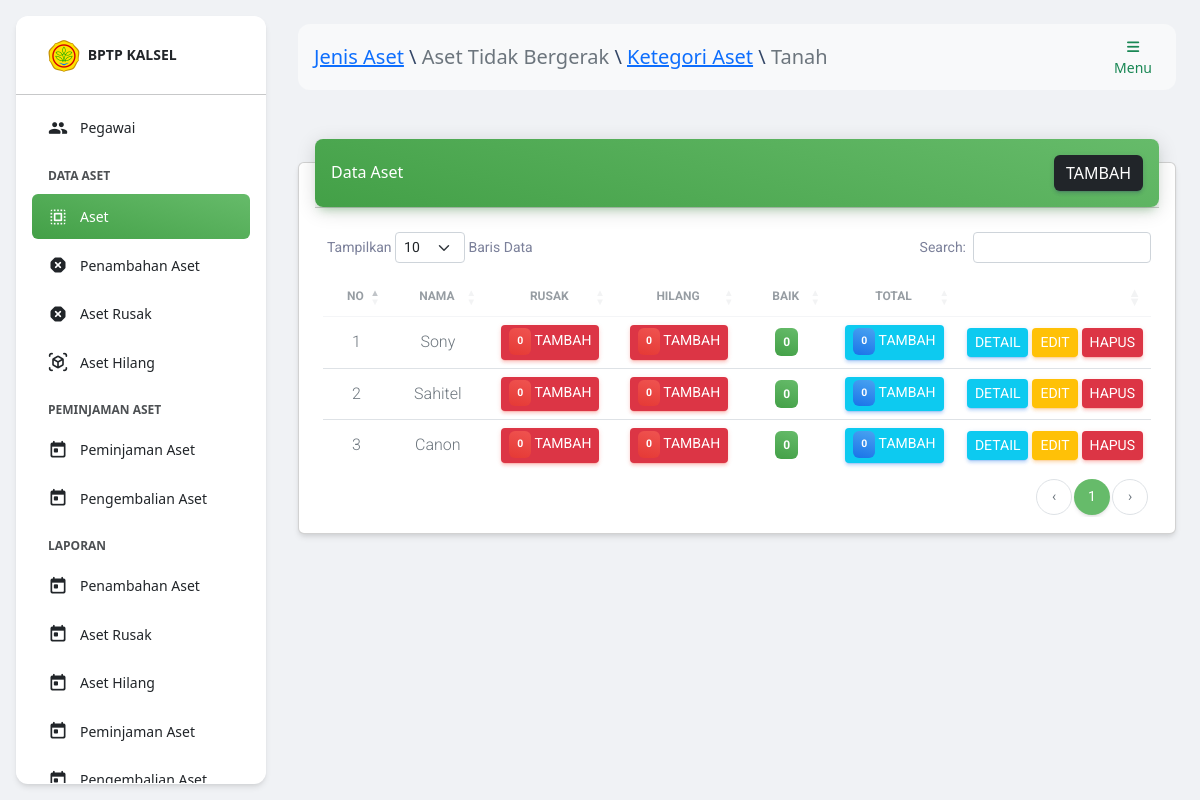
Page /index.php?h=aset&id_jenis_aset=1&id_kategori_aset=1 (signed in) on the committed database.
### tables this page shows
CREATE TABLE `jenis_aset`(
    id BIGINT UNSIGNED AUTO_INCREMENT,
    nama VARCHAR(255),
    PRIMARY KEY(id)
);

CREATE TABLE `kategori_aset`(
    id BIGINT UNSIGNED AUTO_INCREMENT,
    id_jenis_aset BIGINT UNSIGNED,
    nama VARCHAR(255),
    PRIMARY KEY(id),
    FOREIGN KEY (id_jenis_aset) REFERENCES jenis_aset (id) ON DELETE CASCADE
);

CREATE TABLE `aset`(
    id BIGINT UNSIGNED AUTO_INCREMENT,
    id_kategori_aset BIGINT UNSIGNED,
    nama VARCHAR(255),
    lokasi VARCHAR(255),
    jumlah INT UNSIGNED,
    tanggal DATE,
    PRIMARY KEY(id),
    FOREIGN KEY (id_kategori_aset) REFERENCES kategori_aset (id) ON DELETE CASCADE
);

### halaman/aset/index.php (the view)
<div class="container-fluid py-4">
    <div class="row">
        <div class="col-12">
            <div class="card my-4">
                <div class="card-header p-0 position-relative mt-n4 mx-3 z-index-2">
                    <div class="bg-gradient-success shadow-success border-radius-lg p-3 d-flex justify-content-between align-items-center">
                        <h6 class="text-white text-capitalize m-0">Data Aset</h6>
                        <a href="?h=tambah_aset&id_kategori_aset=<?= $_GET['id_kategori_aset']; ?>&id_jenis_aset=<?= $_GET['id_jenis_aset']; ?>" class="btn btn-dark m-0">Tambah</a>
                    </div>
                </div>
                <div class="card-body pb-3">
                    <div class="table-responsive p-0">
                        <table id="datatable" class="table align-items-center mb-0">
                            <thead>
                                <tr>
                                    <th class="text-uppercase text-center text-secondary text-xs font-weight-bolder opacity-7 small-td">No</th>
                                    <th class="text-uppercase text-center text-secondary text-xs font-weight-bolder opacity-7">Nama</th>
                                    <th class="text-uppercase text-center text-secondary text-xs font-weight-bolder opacity-7">Rusak</th>
                                    <th class="text-uppercase text-center text-secondary text-xs font-weight-bolder opacity-7">Hilang</th>
                                    <th class="text-uppercase text-center text-secondary text-xs font-weight-bolder opacity-7">Baik</th>
                                    <th class="text-uppercase text-center text-secondary text-xs font-weight-bolder opacity-7">Total</th>
                                    <th class="text-secondary opacity-7"></th>
                                </tr>
                            </thead>
                            <?php
                            $q = "
                                SELECT
                                    a.*,
                                    (SELECT SUM(jumlah) FROM aset_masuk ar WHERE ar.id_aset=a.id) masuk,
                                    (SELECT SUM(jumlah) FROM aset_rusak ar WHERE ar.id_aset=a.id) rusak,
                                    (SELECT SUM(jumlah) FROM aset_hilang ah WHERE ah.id_aset=a.id) hilang
                                FROM
                                    aset a
                                WHERE
                                    a.id_kategori_aset=" . $_GET['id_kategori_aset'] . "
                            ";
                            $result = $mysqli->query($q);
                            $no = 1;
                            ?>
                            <tbody>
                                <?php while ($row = $result->fetch_assoc()) : ?>
                                    <tr>
                                        <td class="text-center">
                                            <p class="text-secondary mb-0"><?= $no++; ?></p>
                                        </td>
                                        <td class="text-center">
                                            <p class="text-secondary mb-0"><?= $row['nama']; ?></p>
                                        </td>
                                        <td class="text-center">
                                            <a href="?h=tambah_aset_rusak&id=<?= $row['id'] ?>&id_jenis_aset=<?= $_GET['id_jenis_aset'] ?>&id_kategori_aset=<?= $_GET['id_kategori_aset'] ?>" class="btn btn-sm m-0 btn-danger text-white">
                                                <span class="badge badge-sm bg-gradient-danger p-2">
                                                    <?= $row['rusak'] ?? 0; ?>
                                                </span>
                                                Tambah
                                            </a>
                                        </td>
                                        <td class="text-center">
                                            <a href="?h=tambah_aset_hilang&id=<?= $row['id'] ?>&id_jenis_aset=<?= $_GET['id_jenis_aset'] ?>&id_kategori_aset=<?= $_GET['id_kategori_aset'] ?>" class="btn btn-sm m-0 btn-danger text-white">
                                                <span class="badge badge-sm bg-gradient-danger p-2">
                                                    <?= $row['hilang'] ?? 0; ?>
                                                </span>
                                                Tambah
                                            </a>
                                        </td>
                                        <td class="text-center">
                                            <span class="badge badge-sm bg-gradient-success p-2">
                                                <?= $row['jumlah'] + $row['masuk'] - $row['rusak'] - $row['hilang'] ?>
                                            </span>
                                        </td>
                                        <td class="text-center">
                                            <a href="?h=tambah_aset_masuk&id=<?= $row['id'] ?>&id_jenis_aset=<?= $_GET['id_jenis_aset'] ?>&id_kategori_aset=<?= $_GET['id_kategori_aset'] ?>" class="btn btn-sm m-0 btn-info text-white">
                                                <span class="badge badge-sm bg-gradient-info p-2">
                                                    <?= $row['jumlah'] + $row['masuk'] + $row['rusak'] + $row['hilang'] ?>
                                                </span>
                                                Tambah
                                            </a>
                                        </td>
                                        <td class="small-td">
                                            <a href="?h=detail_aset&id=<?= $row['id'] ?>&id_jenis_aset=<?= $_GET['id_jenis_aset'] ?>&id_kategori_aset=<?= $_GET['id_kategori_aset'] ?>" class="btn btn-sm btn-info text-white m-0">Detail</a>
                                            <a href="?h=edit_aset&id=<?= $row['id'] ?>&id_jenis_aset=<?= $_GET['id_jenis_aset'] ?>&id_kategori_aset=<?= $_GET['id_kategori_aset'] ?>" class="btn btn-sm btn-warning text-white m-0">Edit</a>
                                            <a href="?h=hapus_aset&id=<?= $row['id'] ?>&id_jenis_aset=<?= $_GET['id_jenis_aset'] ?>&id_kategori_aset=<?= $_GET['id_kategori_aset'] ?>" class="btn btn-sm btn-danger text-white m-0" onclick="return confirm('Yakin?')">Hapus</a>
                                        </td>
                                    </tr>
                                <?php endwhile; ?>
                            </tbody>
                        </table>
                    </div>
                </div>
            </div>
        </div>
    </div>
</div>

### index.php (shortened to what this page needs)
<?php
include_once('database/koneksi.php');
?>
<!DOCTYPE html>
<html lang="en">
<head>
    <link href="./assets/css/nucleo-icons.css" rel="stylesheet" />
    <link href="./assets/css/nucleo-svg.css" rel="stylesheet" />
    <link id="pagestyle" href="./assets/css/material-dashboard.css?v=3.0.4" rel="stylesheet" />
    <link rel="stylesheet" href="https://cdnjs.cloudflare.com/ajax/libs/twitter-bootstrap/5.2.0/css/bootstrap.min.css">
    <link rel="stylesheet" href="https://cdn.datatables.net/1.12.1/css/dataTables.bootstrap5.min.css">
    <?php include_once('komponen/js.php'); ?>
</head>
<body class="g-sidenav-show bg-gray-200">
    <?php
    if ($_SESSION['user']['status'] == 1 || $_SESSION['user']['status'] == 2 || $_SESSION['user']['status'] == 4) {
        if (isset($_GET['h'])) {
            if (in_array($_GET['h'], ['aset', 'tambah_aset', 'edit_aset', 'detail_aset'])) {
                $jenis_aset = $mysqli->query("SELECT * FROM jenis_aset WHERE id=" . $_GET['id_jenis_aset'])->fetch_assoc();
                $kategori_aset = $mysqli->query("SELECT * FROM kategori_aset WHERE id=" . $_GET['id_kategori_aset'])->fetch_assoc();
                $navbar = "<a href='?h=jenis_aset'>Jenis Aset</a> \\ <span class='text-muted'>" . $jenis_aset['nama'] . "</span> \\ <a href='?h=kategori_aset&id_jenis_aset=" . $jenis_aset['id'] . "'>Ketegori Aset</a> \\ <span class='text-muted'>" . $kategori_aset['nama'] . "</span>";
            }
            if ($_GET['h'] === 'aset') $page = 'halaman/aset/index.php';
            elseif ($_GET['h'] === 'tambah_aset') $page = 'halaman/aset/tambah.php';
            elseif ($_GET['h'] === 'edit_aset') $page = 'halaman/aset/edit.php';
            elseif ($_GET['h'] === 'hapus_aset') $page = 'halaman/aset/hapus.php';
            elseif ($_GET['h'] === 'detail_aset') $page = 'halaman/aset/detail_aset.php';
        }
    }
    ?>
    <?php
    if ($_SESSION['user']['status'] == 1 || $_SESSION['user']['status'] == 2 || $_SESSION['user']['status'] == 4) include_once('komponen/sidebar.php'); ?>
    <main class="main-content position-relative max-height-vh-100 h-100 border-radius-lg ">
        <?php include_once('komponen/navbar.php'); ?>
        <div class="container-fluid py-4">
            <?php
            include_once($page);
            ?>
        </div>
    </main>
</body>
</html>

### index.php (style rules this page uses)
.small-td { width: 1%; white-space: nowrap; }

### rows in the picture
jenis_aset: nama "Aset Tidak Bergerak"
kategori_aset: nama "Tanah"
aset: nama "Sony", rusak "0", hilang "0", jumlah "0"
aset: nama "Sahitel", rusak "0", hilang "0", jumlah "0"
aset: nama "Canon", rusak "0", hilang "0", jumlah "0"
